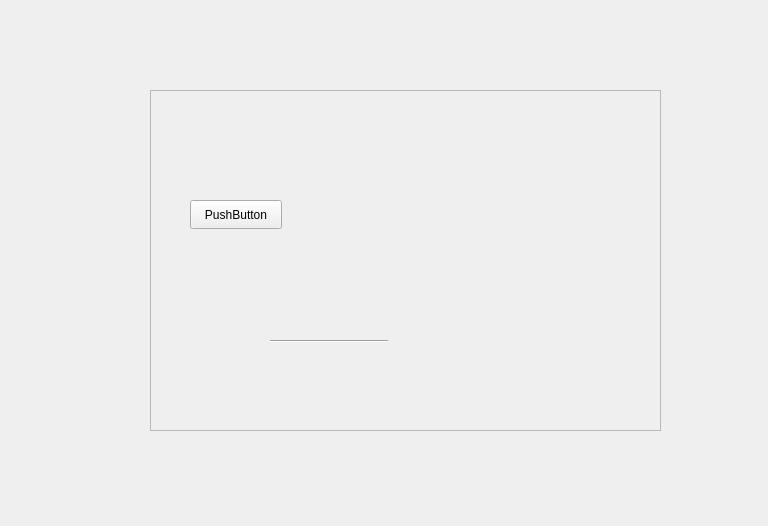
<?xml version="1.0" encoding="UTF-8"?>
<ui version="4.0">
 <class>Form</class>
 <widget class="QWidget" name="Form">
  <property name="geometry">
   <rect>
    <x>0</x>
    <y>0</y>
    <width>768</width>
    <height>526</height>
   </rect>
  </property>
  <property name="windowTitle">
   <string>Form</string>
  </property>
  <widget class="QFrame" name="frame">
   <property name="geometry">
    <rect>
     <x>150</x>
     <y>90</y>
     <width>511</width>
     <height>341</height>
    </rect>
   </property>
   <property name="frameShape">
    <enum>QFrame::StyledPanel</enum>
   </property>
   <property name="frameShadow">
    <enum>QFrame::Raised</enum>
   </property>
   <widget class="QPushButton" name="pushButton">
    <property name="geometry">
     <rect>
      <x>40</x>
      <y>110</y>
      <width>92</width>
      <height>29</height>
     </rect>
    </property>
    <property name="text">
     <string>PushButton</string>
    </property>
   </widget>
   <widget class="Line" name="line">
    <property name="geometry">
     <rect>
      <x>120</x>
      <y>250</y>
      <width>118</width>
      <height>3</height>
     </rect>
    </property>
    <property name="orientation">
     <enum>Qt::Horizontal</enum>
    </property>
   </widget>
  </widget>
 </widget>
 <resources/>
 <connections/>
</ui>
